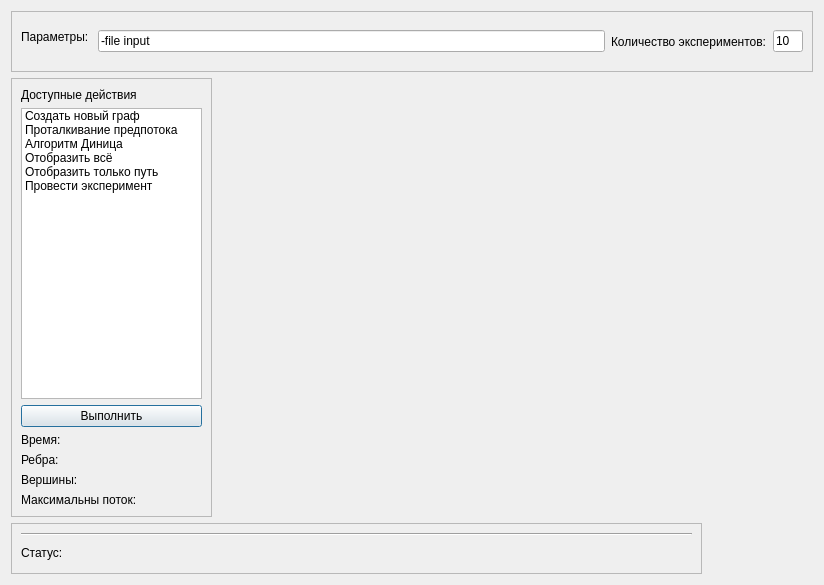
<?xml version="1.0" encoding="UTF-8"?>
<ui version="4.0">
 <class>Dialog</class>
 <widget class="QDialog" name="Dialog">
  <property name="geometry">
   <rect>
    <x>0</x>
    <y>0</y>
    <width>824</width>
    <height>585</height>
   </rect>
  </property>
  <property name="windowTitle">
   <string>Нахождение максимального потока</string>
  </property>
  <layout class="QGridLayout" name="gridLayout_2">
   <item row="1" column="0">
    <widget class="QFrame" name="frame_left">
     <property name="minimumSize">
      <size>
       <width>201</width>
       <height>0</height>
      </size>
     </property>
     <property name="maximumSize">
      <size>
       <width>201</width>
       <height>16777215</height>
      </size>
     </property>
     <property name="frameShape">
      <enum>QFrame::StyledPanel</enum>
     </property>
     <property name="frameShadow">
      <enum>QFrame::Raised</enum>
     </property>
     <layout class="QVBoxLayout" name="verticalLayout_3">
      <item>
       <layout class="QVBoxLayout" name="verticalLayout">
        <item>
         <widget class="QLabel" name="label">
          <property name="text">
           <string>Доступные действия</string>
          </property>
         </widget>
        </item>
        <item>
         <widget class="QListWidget" name="listWidget">
          <item>
           <property name="text">
            <string>Создать новый граф</string>
           </property>
          </item>
          <item>
           <property name="text">
            <string>Проталкивание предпотока</string>
           </property>
          </item>
          <item>
           <property name="text">
            <string>Алгоритм Диница</string>
           </property>
          </item>
          <item>
           <property name="text">
            <string>Отобразить всё</string>
           </property>
          </item>
          <item>
           <property name="text">
            <string>Отобразить только путь</string>
           </property>
          </item>
          <item>
           <property name="text">
            <string>Провести эксперимент</string>
           </property>
          </item>
         </widget>
        </item>
        <item>
         <widget class="QPushButton" name="executeBtn">
          <property name="text">
           <string>Выполнить</string>
          </property>
         </widget>
        </item>
       </layout>
      </item>
      <item>
       <widget class="QLabel" name="label_time">
        <property name="text">
         <string>Время:</string>
        </property>
       </widget>
      </item>
      <item>
       <widget class="QLabel" name="label_edges">
        <property name="text">
         <string>Ребра:</string>
        </property>
       </widget>
      </item>
      <item>
       <widget class="QLabel" name="label_vertexes">
        <property name="text">
         <string>Вершины:</string>
        </property>
       </widget>
      </item>
      <item>
       <widget class="QLabel" name="label_flow">
        <property name="text">
         <string>Максимальны поток:</string>
        </property>
       </widget>
      </item>
     </layout>
    </widget>
   </item>
   <item row="1" column="1">
    <layout class="QGridLayout" name="gridLayout"/>
   </item>
   <item row="2" column="0" colspan="2">
    <widget class="QFrame" name="frame_bottom">
     <property name="sizePolicy">
      <sizepolicy hsizetype="Maximum" vsizetype="Fixed">
       <horstretch>0</horstretch>
       <verstretch>11</verstretch>
      </sizepolicy>
     </property>
     <property name="minimumSize">
      <size>
       <width>691</width>
       <height>51</height>
      </size>
     </property>
     <property name="frameShape">
      <enum>QFrame::StyledPanel</enum>
     </property>
     <property name="frameShadow">
      <enum>QFrame::Raised</enum>
     </property>
     <layout class="QGridLayout" name="gridLayout_6">
      <item row="0" column="0">
       <widget class="Line" name="line_2">
        <property name="orientation">
         <enum>Qt::Horizontal</enum>
        </property>
       </widget>
      </item>
      <item row="1" column="0">
       <widget class="QLabel" name="label_status">
        <property name="text">
         <string>Статус:</string>
        </property>
       </widget>
      </item>
     </layout>
    </widget>
   </item>
   <item row="0" column="0" colspan="2">
    <widget class="QFrame" name="frame_top">
     <property name="minimumSize">
      <size>
       <width>691</width>
       <height>61</height>
      </size>
     </property>
     <property name="styleSheet">
      <string notr="true"/>
     </property>
     <property name="frameShape">
      <enum>QFrame::StyledPanel</enum>
     </property>
     <property name="frameShadow">
      <enum>QFrame::Raised</enum>
     </property>
     <layout class="QGridLayout" name="gridLayout_4">
      <item row="0" column="3" rowspan="2">
       <layout class="QVBoxLayout" name="verticalLayout_5">
        <item>
         <widget class="QLineEdit" name="editExperimentCount">
          <property name="maximumSize">
           <size>
            <width>30</width>
            <height>16777215</height>
           </size>
          </property>
          <property name="text">
           <string>10</string>
          </property>
         </widget>
        </item>
       </layout>
      </item>
      <item row="0" column="1" rowspan="2">
       <widget class="QLineEdit" name="lineEdit">
        <property name="minimumSize">
         <size>
          <width>250</width>
          <height>0</height>
         </size>
        </property>
        <property name="text">
         <string>-file input</string>
        </property>
       </widget>
      </item>
      <item row="0" column="2" rowspan="2">
       <layout class="QVBoxLayout" name="verticalLayout_4">
        <item>
         <widget class="QLabel" name="label_6">
          <property name="text">
           <string>Количество экспериментов:</string>
          </property>
         </widget>
        </item>
       </layout>
      </item>
      <item row="0" column="0">
       <widget class="QLabel" name="label_load_from_file">
        <property name="text">
         <string>Параметры: </string>
        </property>
        <property name="buddy">
         <cstring>listWidget</cstring>
        </property>
       </widget>
      </item>
      <item row="1" column="0">
       <widget class="Line" name="line">
        <property name="sizePolicy">
         <sizepolicy hsizetype="Maximum" vsizetype="Fixed">
          <horstretch>0</horstretch>
          <verstretch>0</verstretch>
         </sizepolicy>
        </property>
        <property name="orientation">
         <enum>Qt::Horizontal</enum>
        </property>
       </widget>
      </item>
     </layout>
    </widget>
   </item>
  </layout>
  <zorder>frame_top</zorder>
  <zorder>frame_bottom</zorder>
  <zorder>frame_left</zorder>
 </widget>
 <tabstops>
  <tabstop>lineEdit</tabstop>
  <tabstop>listWidget</tabstop>
  <tabstop>executeBtn</tabstop>
 </tabstops>
 <resources/>
 <connections/>
</ui>
